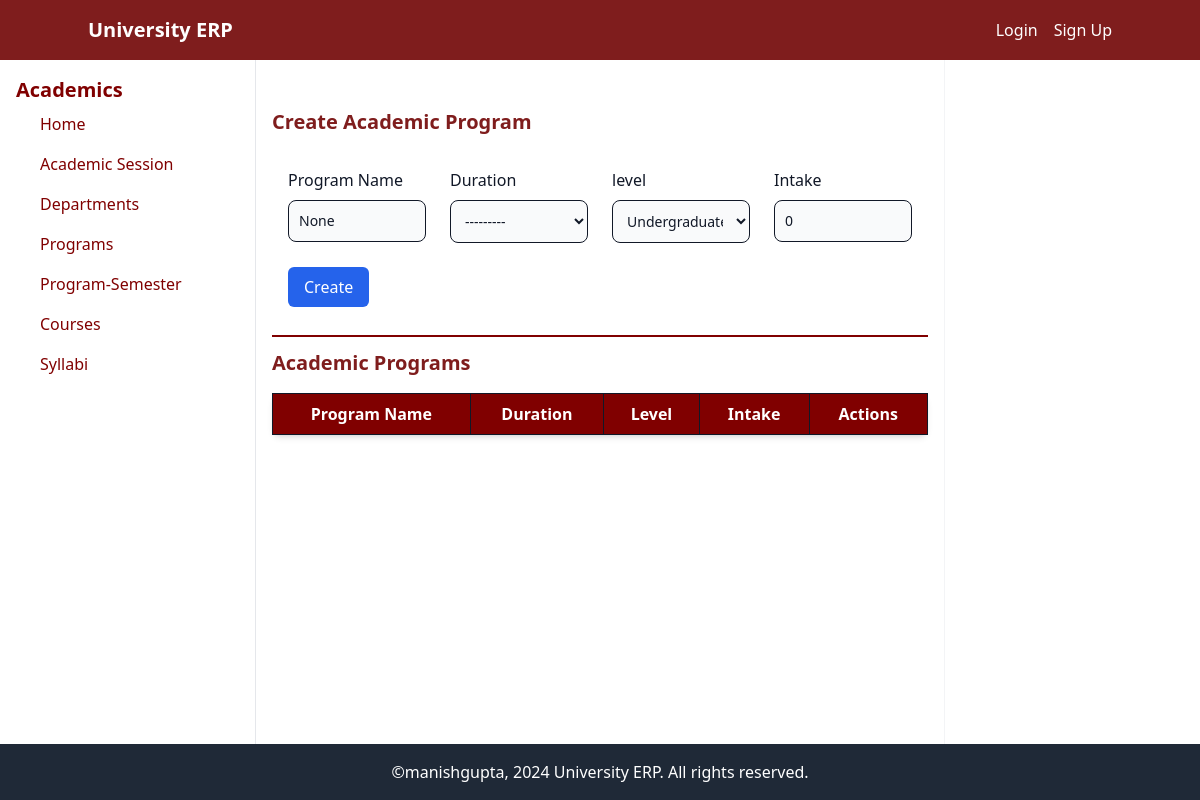
Page /academic/programs/ on the earlier database version.
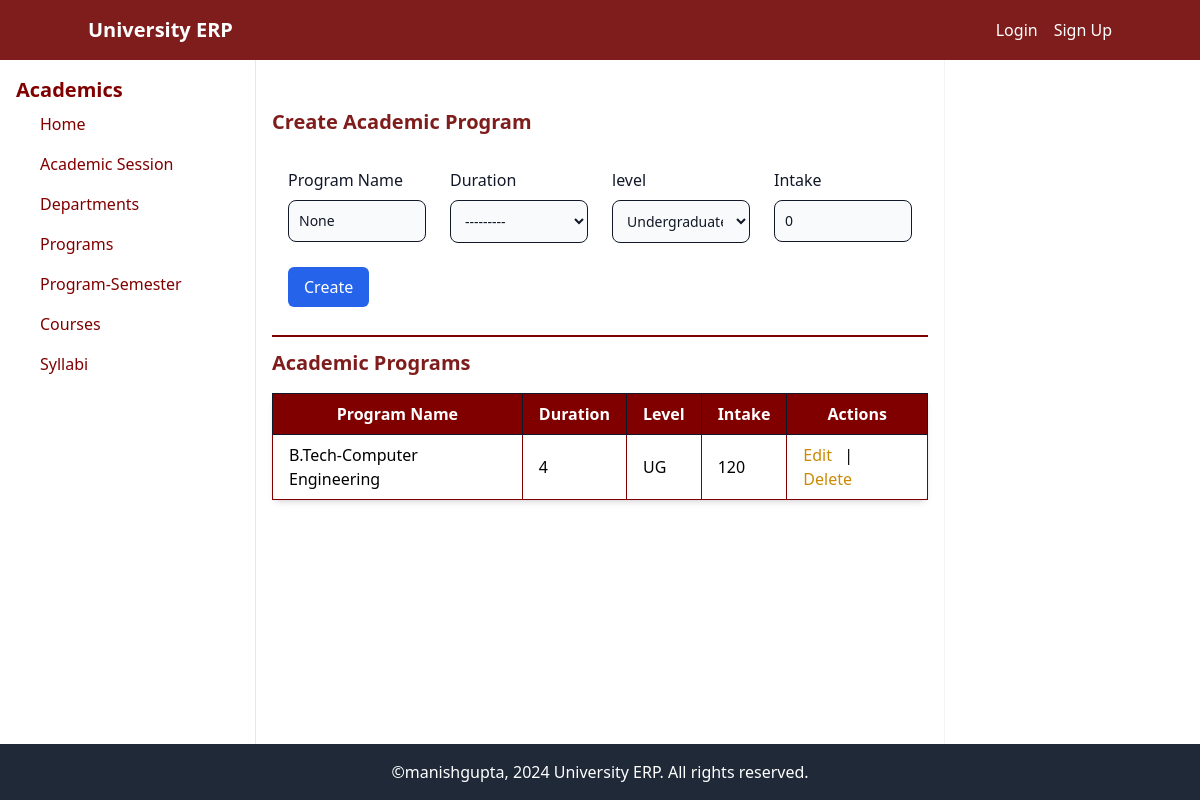
Same page on the later database version.
### academic/models.py (models this page shows, shortened)
class Program(models.Model):
    LEVEL_CHOICES = [
        ('UG', 'Undergraduate'),
        ('PG', 'Postgraduate'),
        ('PhD', 'Doctoral'),
        ('PGD', 'Post Graduate Diploma'),
        ('DIP', 'Diploma'),
        ('CRT', 'Certificate'),
        ('Other', 'Other'),
    ]
    name = models.CharField(max_length=50)
    duration = models.PositiveIntegerField(choices=[(i, str(i)) for i in range(1, 7)])
    level = models.CharField(max_length=6, choices=LEVEL_CHOICES, default='UG')
    intake = models.PositiveIntegerField(default=0)

### academic/views.py (the view)
# urls.py: path('programs/', views.program_list_create_update, name='program-list-create-update'),
def program_list_create_update(request, pk=None):
    if pk:
        program = get_object_or_404(Program, pk=pk)
    else:
        program = None
    if request.method == 'POST':
        if program:
            form = ProgramForm(request.POST, instance=program)
        else:
            form = ProgramForm(request.POST)
        if form.is_valid():
            form.save()
            return redirect('program-list-create-update')
    else:
        if program:
            form = ProgramForm(instance=program)
        else:
            form = ProgramForm()
    programs = Program.objects.all()
    return render(request, 'academic/program_list_create_update.html', {'form': form, 'programs': programs, 'edit_department': program})

### academic/forms.py
class ProgramForm(forms.ModelForm):
    class Meta:
        model = models.Program
        fields =['name', 'duration', 'level', 'intake']
        widgets = {
            'duration': forms.Select(attrs={'class': 'form-control'}),
            'level': forms.Select(attrs={'class': 'form-control'}),
        }

### academic/templates/academic/program_list_create_update.html (shortened to what the changed rows need)
{% extends "base.html" %}
{% block content %}
<div class="flex-1">
<h2 class="text-xl text-red-900 font-semibold mt-8 mb-4">{% if edit_program %}Edit{% else %}Create{% endif %} Academic Program</h2>
<h2 class="text-xl text-red-900 font-semibold my-3 mb-4">Academic Programs</h2>
<table class="min-w-full bg-white shadow-md border border-[#800000] rounded-lg">
    <thead>
        <tr class="bg-[#800000] text-white font-semibold  " >
            <th class="px-4 py-2  border border-gray-900">Program Name</th>
            <th class="px-4 py-2  border border-gray-900">Duration</th>
            <th class="px-4 py-2  border border-gray-900">Level</th>
            <th class="px-4 py-2  border border-gray-900">Intake</th>
            <th class="px-4 py-2  border border-gray-900">Actions</th>
        </tr>
    </thead>
    <tbody>
        {% for program in programs %}
        <tr class="hover:bg-gray-100 ">
            <td class="px-4 py-2  border border-[#800000]">{{ program.name }}</td>
            <td class="px-4 py-2 border border-[#800000]">{{ program.duration }}</td>
            <td class="px-4 py-2 border border-[#800000]">{{ program.level }}</td>
            <td class="px-4 py-2 border border-[#800000]">{{ program.intake }}</td>
            <td class="px-4 py-2 border border-[#800000]">
                <a href="{% url 'program-update' program.id %}" class="text-yellow-600 hover:underline mr-2">Edit</a> |
                <a href="{% url 'program-delete' program.id %}" class="text-yellow-600 hover:underline mr-2">Delete</a>
            </td>
        </tr>
        {% endfor %}
    </tbody>
</table>
</div>
{% endblock content %}

Differences in the rows shown:
added Program: name "B.Tech-Computer Engineering", duration "4", level "UG", intake "120"
